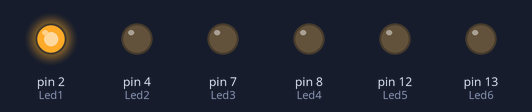
Bench run of a sketch on a simulated Arduino Uno, built with avr-gcc and run on an emulated ATmega328P. Parts: output pins drawn as LEDs (lit = HIGH).

Above: at 0.05 s.
At 0.35 s:
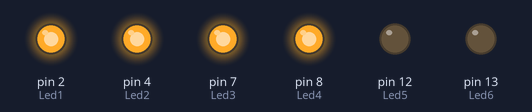
At 0.75 s:
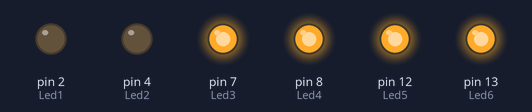
At 1.45 s:
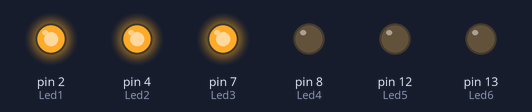
At 2.15 s:
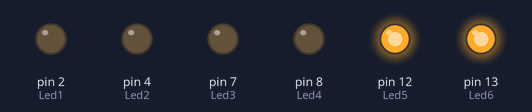
At 2.85 s:
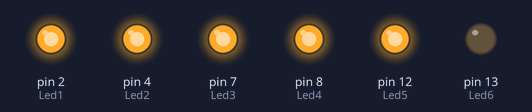
Timing chart, 0 to 3.1 s (numbered marks = the images above):
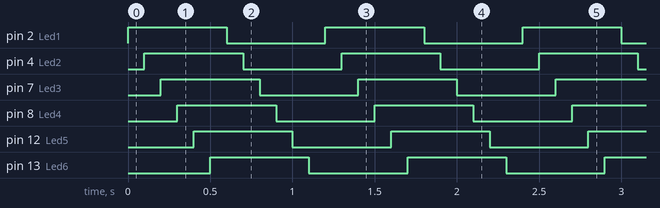

Measured:
- by itself, pin 2 (Led1), pin 4 (Led2), pin 7 (Led3), pin 8 (Led4), pin 12 (Led5), pin 13 (Led6): alternates HIGH for 0.60 s and LOW for 0.60 s
- by itself, everything shown: repeats every 1.2 s, in 12 steps

The sketch:

led6sar.ino
```cpp
int Led1 = 2;
int Led2 = 4;
int Led3 = 7;
int Led4 = 8;
int Led5 = 12;
int Led6 = 13;

void setup() {
  // put your setup code here, to run once:
pinMode(Led1,OUTPUT);
pinMode(Led2,OUTPUT);
pinMode(Led3,OUTPUT);
pinMode(Led4,OUTPUT);
pinMode(Led5,OUTPUT);
pinMode(Led6,OUTPUT);
}

void loop() {
  // put your main code here, to run repeatedly:
digitalWrite(Led1,HIGH);
delay(100);
digitalWrite(Led2,HIGH);
delay(100);
digitalWrite(Led3,HIGH);
delay(100);
digitalWrite(Led4,HIGH);
delay(100);
digitalWrite(Led5,HIGH);
delay(100);
digitalWrite(Led6,HIGH);
delay(100);

digitalWrite(Led1,LOW);
delay(100);
digitalWrite(Led2,LOW);
delay(100);
digitalWrite(Led3,LOW);
delay(100);
digitalWrite(Led4,LOW);
delay(100);
digitalWrite(Led5,LOW);
delay(100);
digitalWrite(Led6,LOW);
delay(100);
}
```
